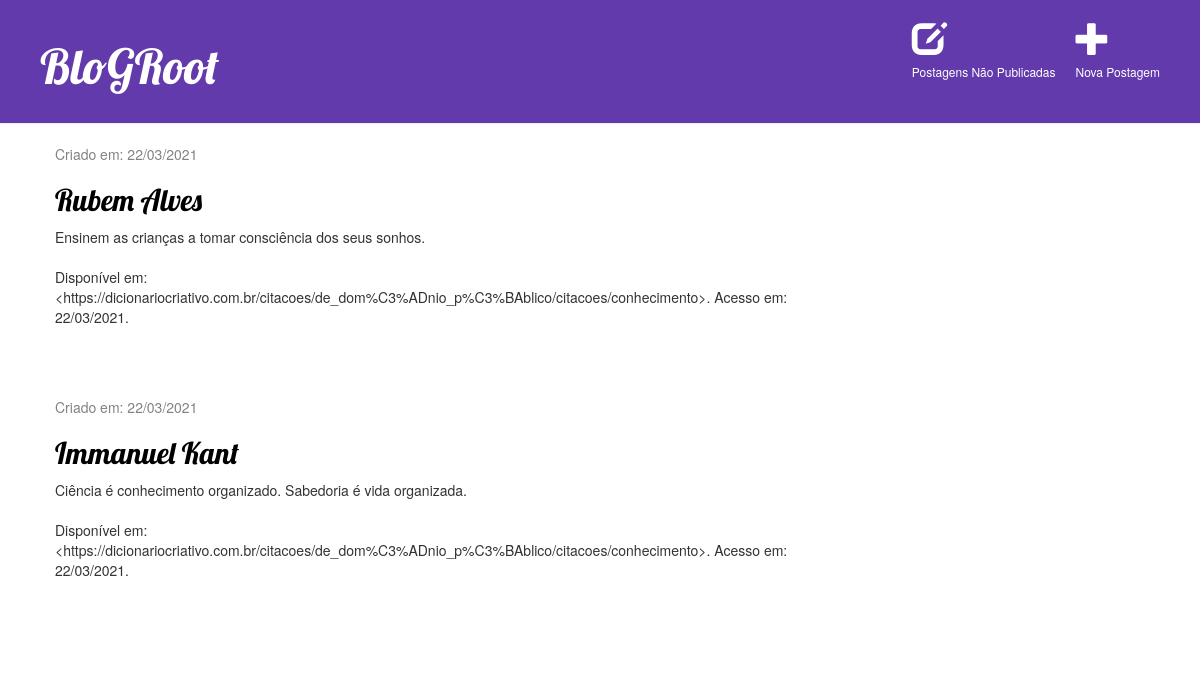
The page /post/drafts/ (signed in) on the database its author committed.
### blog/models.py (models this page shows, shortened)
class Post(models.Model):
    autor = models.ForeignKey(
        settings.AUTH_USER_MODEL, on_delete=models.CASCADE
        )
    titulo = models.CharField(max_length=200)
    texto = models.TextField()
    data_criacao = models.DateTimeField(default=timezone.now)
    data_publicacao = models.DateTimeField(blank=True, null=True)

### blog/views.py (the view)
# urls.py: path('post/drafts/', views.post_draft_list, name='post_draft_list'),
def post_draft_list(request):
    posts = Post.objects.filter(data_publicacao__isnull = True).order_by(
        '-data_criacao'
    )
    return render(request, 'blog/post_drafts_list.html', {'posts': posts})

### blog/templates/blog/post_drafts_list.html
{% extends 'blog/base.html' %}
{% block content %}
    {% if posts %}
        {% for post in posts %}
            <div class="post">
                <div class="date">
                    <p>Criado em: {{ post.data_criacao | date:'d/m/Y'}}</p>
                </div>
                <h2><a href="{% url 'blog:post_detail' pk=post.pk%}">{{ post.titulo }}</a></h2>
                <p>{{ post.texto|linebreaksbr }}</p>
            </div>
        {% endfor %}
    {% else %}
        <h3>No momento não há postagens para publicação.</h3>
    {% endif %}
{% endblock %}

### blog/static/css/blog.css (style rules this page uses)
h1, h2, h3, h4 { font-family: 'Lobster', cursive; }
.date { color: #828282; }
.post { margin-bottom: 70px; }
.post h2 a, .post h2 a:visited { color: #000000; }

### rows shown on the page
Post: data_criacao "22/03/2021", titulo "Rubem Alves", texto "Ensinem as crianças a tomar consciência dos seus sonhos. Disponível em: <https://dicionariocriativo.com.br/citacoes/de_dom%C3%ADnio_p%C3%BAblico/citacoes/conhecimento>. Acesso em: 22/03/2021."
Post: data_criacao "22/03/2021", titulo "Immanuel Kant", texto "Ciência é conhecimento organizado. Sabedoria é vida organizada. Disponível em: <https://dicionariocriativo.com.br/citacoes/de_dom%C3%ADnio_p%C3%BAblico/citacoes/conhecimento>. Acesso em: 22/03/2021."
